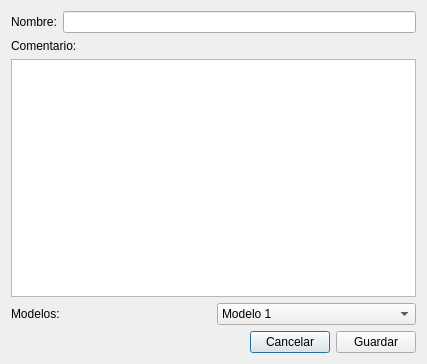
<?xml version="1.0" encoding="UTF-8"?>
<ui version="4.0">
 <class>CreateDialogUI</class>
 <widget class="QDialog" name="CreateDialogUI">
  <property name="geometry">
   <rect>
    <x>0</x>
    <y>0</y>
    <width>427</width>
    <height>364</height>
   </rect>
  </property>
  <property name="windowTitle">
   <string>Crear Tarea</string>
  </property>
  <layout class="QVBoxLayout" name="verticalLayout">
   <item>
    <layout class="QHBoxLayout" name="nameLayout">
     <item>
      <widget class="QLabel" name="nameLabel">
       <property name="text">
        <string>Nombre:</string>
       </property>
      </widget>
     </item>
     <item>
      <widget class="QLineEdit" name="nameLineEdit"/>
     </item>
    </layout>
   </item>
   <item>
    <layout class="QVBoxLayout" name="commentLayout">
     <item>
      <widget class="QLabel" name="commentLabel">
       <property name="text">
        <string>Comentario:</string>
       </property>
      </widget>
     </item>
     <item>
      <widget class="QTextEdit" name="commentText"/>
     </item>
    </layout>
   </item>
   <item>
    <layout class="QHBoxLayout" name="comboLayout">
     <item>
      <widget class="QLabel" name="modelLabel">
       <property name="text">
        <string>Modelos:</string>
       </property>
      </widget>
     </item>
     <item>
      <widget class="QComboBox" name="modelCombo">
       <item>
        <property name="text">
         <string>Modelo 1</string>
        </property>
       </item>
       <item>
        <property name="text">
         <string>Modelo 2</string>
        </property>
       </item>
       <item>
        <property name="text">
         <string>Modelo 3</string>
        </property>
       </item>
      </widget>
     </item>
    </layout>
   </item>
   <item>
    <layout class="QHBoxLayout" name="horizontalLayout">
     <item>
      <spacer name="horizontalSpacer">
       <property name="orientation">
        <enum>Qt::Orientation::Horizontal</enum>
       </property>
       <property name="sizeHint" stdset="0">
        <size>
         <width>188</width>
         <height>20</height>
        </size>
       </property>
      </spacer>
     </item>
     <item>
      <widget class="QPushButton" name="cancelButton">
       <property name="text">
        <string>Cancelar</string>
       </property>
      </widget>
     </item>
     <item>
      <widget class="QPushButton" name="saveButton">
       <property name="text">
        <string>Guardar</string>
       </property>
      </widget>
     </item>
    </layout>
   </item>
  </layout>
 </widget>
 <resources/>
 <connections/>
</ui>
